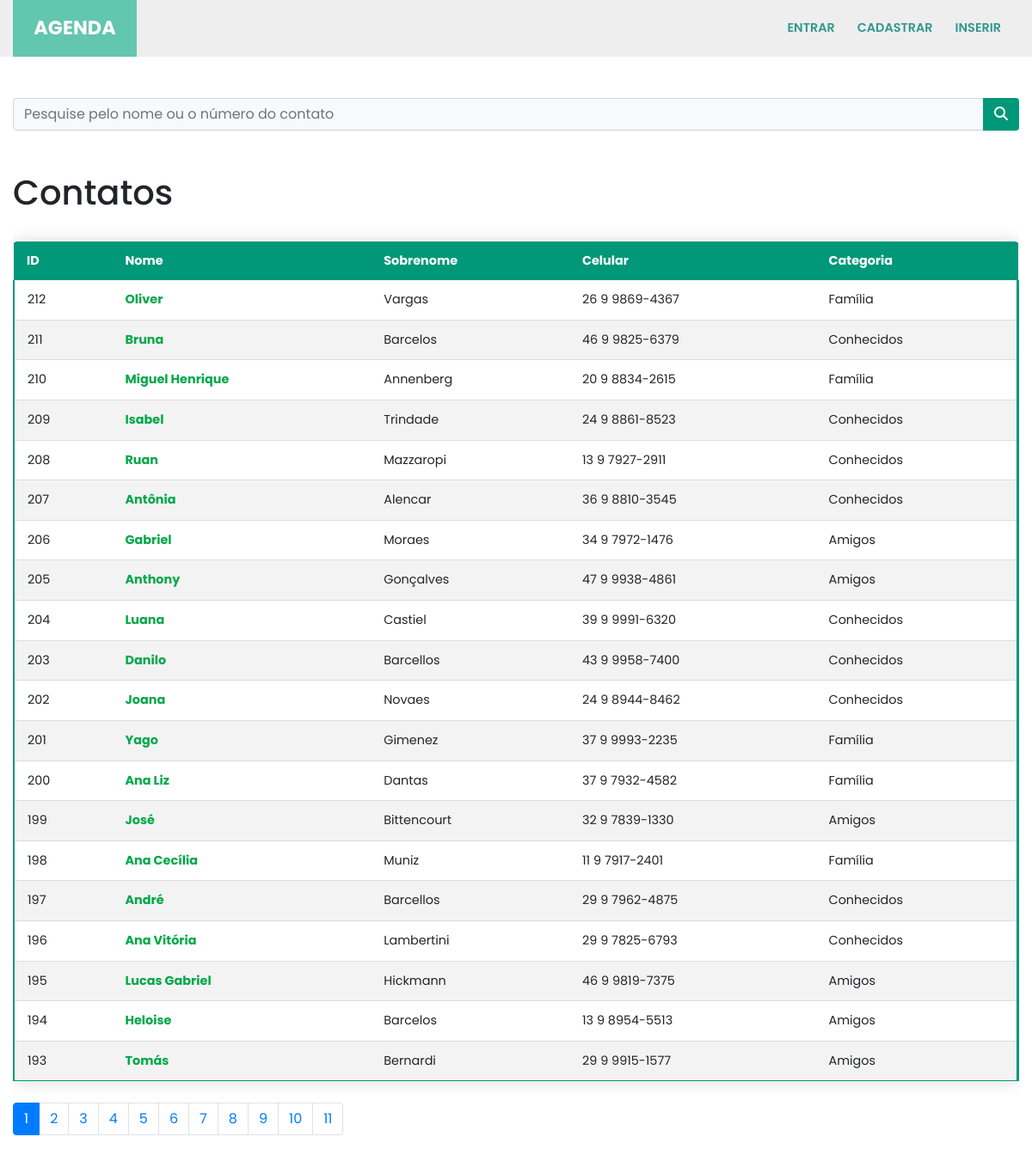
The app's page /, older data.
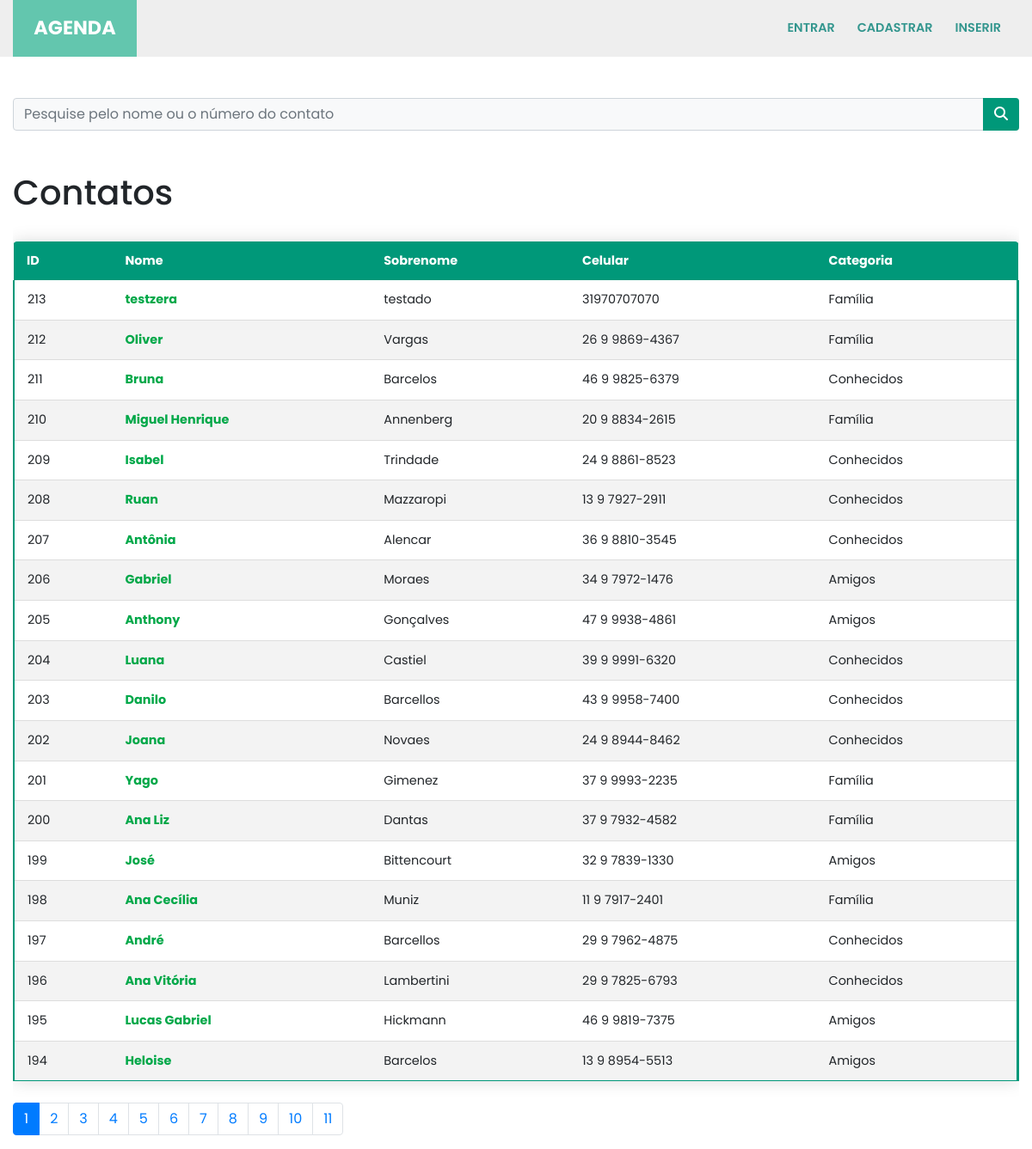
The same page, newer data.
### contatos/models.py (models this page shows, shortened)
class Contato(models.Model):
    nome = models.CharField(max_length=150)
    sobrenome = models.CharField(max_length=255, blank=True)
    telefone = models.CharField(max_length=255)
    email = models.CharField(max_length=255, blank=True)
    data_criacao = models.DateTimeField(default=timezone.now)
    descricao = models.TextField(blank=True)
    categoria = models.ForeignKey(Categoria, on_delete=models.DO_NOTHING)
    mostrar = models.BooleanField(default=True)
    foto = models.ImageField(blank=True, upload_to='fotos/%Y/%m/')

class Categoria(models.Model):
    nome = models.CharField(max_length=255)
    def __str__(self):
        return self.nome

### contatos/views.py (the view)
# urls.py: path('', views.index, name='index'),
def index(request):
    contatos = Contato.objects.order_by('-id').filter(
        mostrar=True
    )
    paginator = Paginator(contatos, 20)
    page = request.GET.get('p')
    contatos = paginator.get_page(page)
    return render(request, 'contatos/index.html', {
        'contatos': contatos
    })

### contatos/templates/contatos/index.html
{% extends 'base.html' %}
{%block conteudo%}
<h1 class="mt-5">Contatos</h1>
<section id="table-overflow">
    <table class="content-table">
        <thead>
            <tr>
                <th>ID</th>
                <th>Nome</th>
                <th>Sobrenome</th>
                <th>Celular</th>
                <th>Categoria</th>
            </tr>
        </thead>
        <tbody>
            {% for contato in contatos %}
            <tr>
                <td>{{ contato.id }}</td>
                <td>
                    <a href="{% url 'ver_contato' contato.id %}">{{ contato.nome }}</a>
                </td>
                <td>{{ contato.sobrenome }}</td>
                <td>{{ contato.telefone }}</td>
                <td>{{ contato.categoria }}</td>
            </tr>
            {% endfor %}
        </tbody>
    </table>
</section>
<nav aria-label="Page navigation example">
    <ul class="pagination">
        {% for pagina in contatos.paginator.page_range %}
        {% if contatos.number == pagina %}
        <li class="page-item active">
            <a class="page-link" href="?p={{ pagina }}&termo={{ request.GET.termo }}">{{pagina}}</a>
        </li>
        {% else %}
        <li class="page-item">
            <a class="page-link" href="?p={{ pagina }}&termo={{ request.GET.termo }}">{{pagina}}</a>
        </li>
        {% endif %}
        {% endfor %}
    </ul>
</nav>
{%endblock%}

Row changes from the older to the newer data that the page shows:
no longer on this page (row unchanged): Contato: id "193", nome "Tomás", sobrenome "Bernardi", telefone "29 9 9915-1577", categoria "Amigos"
added Contato: id "213", nome "testzera", sobrenome "testado", telefone "31970707070", categoria "Família"
